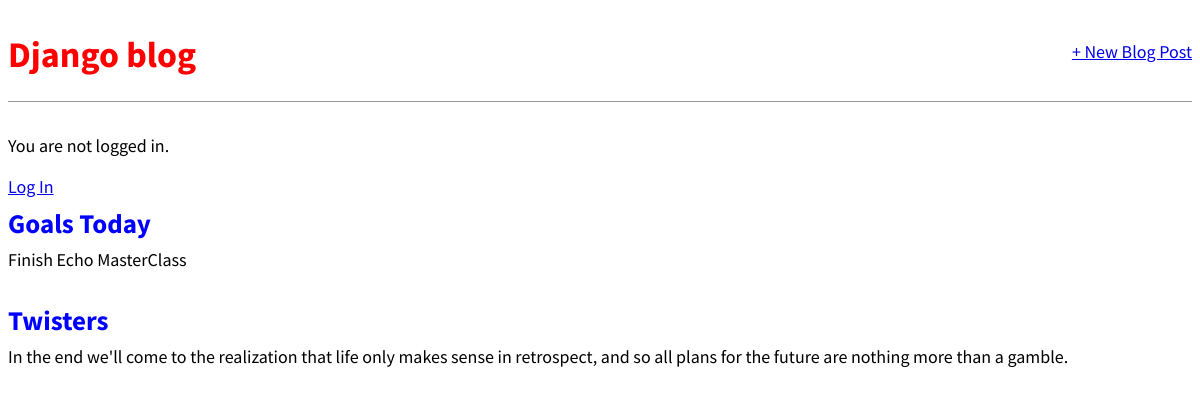
Before: / with the older database file.
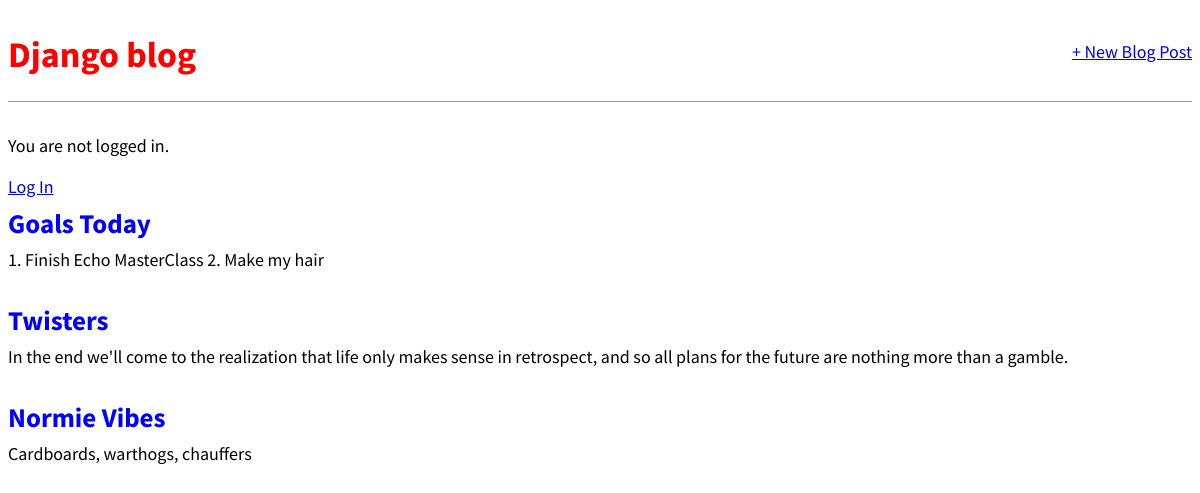
After: the same page with the newer database file.
### blog/models.py (models this page shows, shortened)
class Post(models.Model):
    title = models.CharField(max_length=200)
    author = models.ForeignKey(
        'auth.User',
        on_delete = models.CASCADE,
    )
    body = models.TextField()

### blog/views.py (the view)
# urls.py: path('', BlogListView.as_view(), name='home'),
class BlogListView(ListView):
    model = Post
    template_name = 'blog/home.html'

### blog/templates/blog/home.html
{% extends 'base.html' %}
{% block content %}
    {% for post in object_list %}
        <section class="post-entry">
            <h2><a href="{% url 'post_info' post.pk %}">{{ post.title }}</a></h2>
            <p>{{ post.body }}</p>
        </section>
    {% endfor %}
{% endblock content %}

### templates/base.html (shortened to what this page needs)
{% load static %}
<html>
    <head>
        <link rel="stylesheet" href="{% static 'css/base.css' %}">
    </head>
    <body>
      <header>
        <div class="nav-left">
          <h1><a href="{% url 'home' %}">Django blog</a></h1>
        </div>
        <div class="nav-right">
          <a href="{% url 'post_neo' %}">+ New Blog Post</a>
        </div>
      </header>
      {% if user.is_authenticated %}
        <p>Hi {{ user.username }}</p>
        <p><a href="{% url 'logout' %}">Log out</a></p>
      {% else %}
        <p>You are not logged in.</p>
        <a href="{% url 'login' %}">Log In</a>
      {% endif %}
      <main>
        {% block content %}
        {% endblock content %}
      </main>
    </body>
</html>

### static/css/base.css (style rules this page uses)
body { font-family: 'Source Sans Pro', sans-serif; font-size: 18px; }
header { border-bottom: 1px solid #999; margin-bottom: 2rem; display: flex; }
header h1 a { color: red; text-decoration: none; }
.nav-left { margin-right: auto; }
.nav-right { display: flex; padding-top: 2rem; }
.post-entry { margin-bottom: 2rem; }
.post-entry h2 { margin: 0.5rem 0; }
.post-entry h2 a, .post-entry h2 a:visited { color: blue; text-decoration: none; }
.post-entry p { margin: 0; font-weight: 400; }

Changed rows visible on the page:
changed Post "Goals Today": body "Finish Echo MasterClass" → "1. Finish Echo MasterClass 2. Make my hair"
added Post: title "Normie Vibes", body "Cardboards, warthogs, chauffers"
